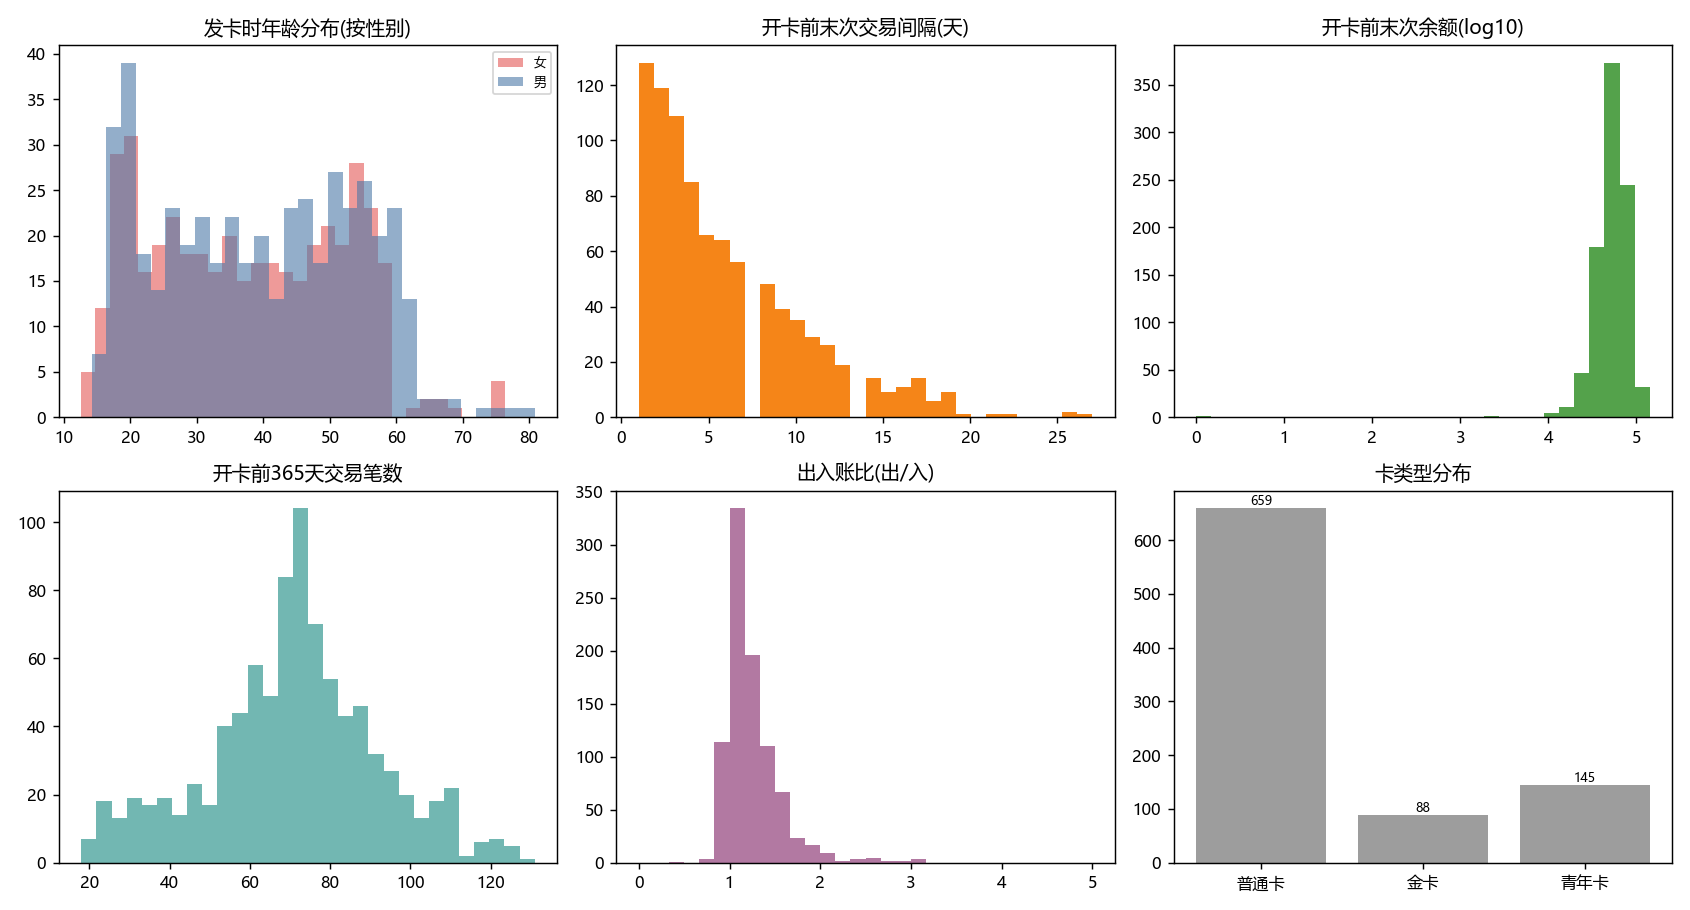

Here is the Python script that generated this plot:
"""第9章 用户标签体系与用户画像专题-信用卡客户画像 -> Python
原素材: 信用卡客户画像.sql + KDD99银行数据(accounts/card/clients/disp/trans.csv)
内涵: 以信用卡发卡为取数时点, 从账户交易流水构造客户画像变量:
  var1 性别+发卡时年龄;  var2 开卡前最后一笔交易间隔天数与账户余额;
  var3 开卡前365天内交易笔数/入账(借)/出账(贷)/出账占均余额比/出入账比.
  关联三表得信用卡用户画像, 用于发卡风控与客群刻画.
"""
from pathlib import Path
import pandas as pd
import numpy as np
import matplotlib.pyplot as plt

plt.rcParams['font.sans-serif'] = ['Microsoft YaHei']
plt.rcParams['axes.unicode_minus'] = False
plt.rcParams['font.size'] = 9

ROOT = Path(__file__).resolve().parent.parent
D = ROOT / "CDA 教材资料2025" / "1《CDA 一级认证教材：商业数据分析》" / "第9章 用户标签体系与用户画像专题" / "data"


def _money(s):
    return pd.to_numeric(s.astype(str).str.replace("$", "", regex=False).str.replace(",", "", regex=False), errors="coerce")


card = pd.read_csv(D / "card.csv", encoding="gbk")
disp = pd.read_csv(D / "disp.csv", encoding="gbk")
clients = pd.read_csv(D / "clients.csv", encoding="gbk")
trans = pd.read_csv(D / "trans.csv", encoding="gbk", low_memory=False)
trans["amount"] = _money(trans["amount"])
trans["balance"] = _money(trans["balance"])
trans["date"] = pd.to_datetime(trans["date"])
card["issued"] = pd.to_datetime(card["issued"])
clients["birth_date"] = pd.to_datetime(clients["birth_date"])

# var1: 性别 + 发卡时年龄
var1 = card.merge(disp[["disp_id", "client_id"]], on="disp_id", how="left")
var1 = var1.merge(clients[["client_id", "sex", "birth_date"]], on="client_id", how="left")
var1["age"] = (var1["issued"] - var1["birth_date"]).dt.days / 365
var1 = var1[["card_id", "disp_id", "issued", "type", "sex", "age"]]

# var2: 开卡前最后一笔交易的间隔天数与账户余额
cd = card[["card_id", "disp_id", "issued", "type"]].rename(columns={"type": "card_type"}).merge(disp[["disp_id", "account_id"]], on="disp_id", how="left")
v21 = cd.merge(trans[["account_id", "date", "balance"]], on="account_id", how="left")
v21 = v21[v21["issued"] > v21["date"]].copy()
v21["last_days"] = (v21["issued"] - v21["date"]).dt.days
idx = v21.groupby("card_id")["date"].idxmax()
var2 = v21.loc[idx].groupby(["card_id", "disp_id", "issued", "card_type", "date", "last_days"], as_index=False)["balance"].mean()
var2 = var2.rename(columns={"date": "trans_date"})[["card_id", "last_days", "balance"]]

# var3: 开卡前365天内交易笔数/入账/出账/出账占均余额比/出入账比
v3 = cd.merge(trans[["account_id", "date", "type", "amount", "balance", "trans_id"]], on="account_id", how="left")
gap = (v3["issued"] - v3["date"]).dt.days
v3 = v3[(gap > 0) & (gap < 365)].copy()
v3["in_amt"] = np.where(v3["type"] == "借", v3["amount"], 0)
v3["out_amt"] = np.where(v3["type"] == "贷", v3["amount"], 0)
g = v3.groupby("card_id")
var3 = pd.DataFrame({
    "card_id": list(g.groups.keys()),
}).set_index("card_id")
var3["trans_count"] = g["trans_id"].count()
var3["trans_in_amount"] = g["in_amt"].sum()
var3["trans_out_amount"] = g["out_amt"].sum()
var3["out_ratio"] = var3["trans_out_amount"] / g["balance"].mean()
var3["out_in_ratio"] = var3["trans_out_amount"] / var3["trans_in_amount"]
var3 = var3.reset_index()

# 关联得信用卡用户画像
pic = var1.merge(var2, on="card_id", how="left").merge(var3, on="card_id", how="left").sort_values("card_id")
print(f"画像样本 {len(pic)} 张卡")
print("== var1 性别/年龄 ==")
print(pic.groupby("sex")["age"].describe()[["count", "mean", "std", "min", "max"]].round(1).to_string())
print("\n== var2 开卡前末次交易间隔(天)与余额 ==")
print(pic[["last_days", "balance"]].describe().round(1).to_string())
print("\n== var3 开卡前365天交易特征 ==")
print(pic[["trans_count", "trans_in_amount", "trans_out_amount", "out_in_ratio"]].describe().round(2).to_string())

fig, axes = plt.subplots(2, 3, figsize=(13, 7))
for sx, c in [("女", "#E45756"), ("男", "#4C78A8")]:
    a = pic.loc[pic["sex"] == sx, "age"].dropna()
    axes[0, 0].hist(a, bins=30, alpha=0.6, color=c, label=sx)
axes[0, 0].set_title("发卡时年龄分布(按性别)"); axes[0, 0].legend(fontsize=7)
axes[0, 1].hist(pic["last_days"].dropna(), bins=30, color="#F58518")
axes[0, 1].set_title("开卡前末次交易间隔(天)")
axes[0, 2].hist(np.log10(pic["balance"].dropna().clip(lower=1)), bins=30, color="#54A24B")
axes[0, 2].set_title("开卡前末次余额(log10)")
axes[1, 0].hist(pic["trans_count"].fillna(0), bins=30, color="#72B7B2")
axes[1, 0].set_title("开卡前365天交易笔数")
axes[1, 1].hist(pic["out_in_ratio"].replace([np.inf, -np.inf], np.nan).dropna(), bins=30, range=(0, 5), color="#B279A2")
axes[1, 1].set_title("出入账比(出/入)")
vc = pic.groupby("type")["card_id"].count()
axes[1, 2].bar(vc.index, vc.values, color="#9D9D9D")
axes[1, 2].set_title("卡类型分布")
for i, v in enumerate(vc.values):
    axes[1, 2].text(i, v, str(v), ha="center", va="bottom", fontsize=7)
plt.tight_layout()
out = Path(__file__).resolve().parent / "第09章_信用卡客户画像.png"
plt.savefig(out, dpi=130)
print(f"\n图已保存: {out.name}")
